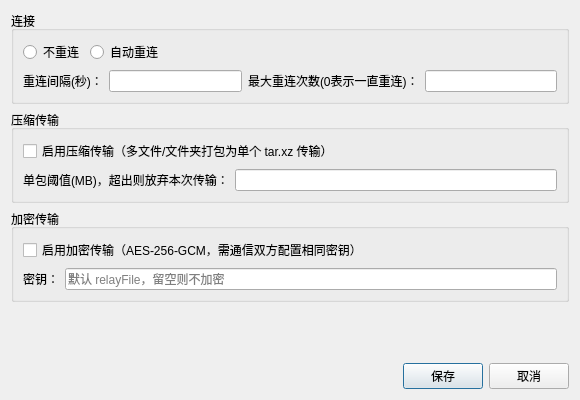
<?xml version="1.0" encoding="UTF-8"?>
<ui version="4.0">
 <class>Setting</class>
 <widget class="QDialog" name="Setting">
  <property name="geometry">
   <rect>
    <x>0</x>
    <y>0</y>
    <width>580</width>
    <height>400</height>
   </rect>
  </property>
  <property name="windowTitle">
   <string>Dialog</string>
  </property>
  <layout class="QVBoxLayout" name="verticalLayout_2">
   <item>
    <widget class="QGroupBox" name="groupBox">
     <property name="title">
      <string>连接</string>
     </property>
     <layout class="QVBoxLayout" name="verticalLayout">
      <item>
       <layout class="QHBoxLayout" name="horizontalLayout">
        <item>
         <widget class="QRadioButton" name="rbNoRecon">
          <property name="text">
           <string>不重连</string>
          </property>
         </widget>
        </item>
        <item>
         <widget class="QRadioButton" name="rbRecon">
          <property name="text">
           <string>自动重连</string>
          </property>
         </widget>
        </item>
        <item>
         <spacer name="horizontalSpacer">
          <property name="orientation">
           <enum>Qt::Orientation::Horizontal</enum>
          </property>
          <property name="sizeHint" stdset="0">
           <size>
            <width>40</width>
            <height>20</height>
           </size>
          </property>
         </spacer>
        </item>
       </layout>
      </item>
      <item>
       <layout class="QHBoxLayout" name="horizontalLayout_2">
        <item>
         <widget class="QLabel" name="label">
          <property name="text">
           <string>重连间隔(秒)：</string>
          </property>
         </widget>
        </item>
        <item>
         <widget class="QLineEdit" name="edReconInterval"/>
        </item>
        <item>
         <widget class="QLabel" name="label_2">
          <property name="text">
           <string>最大重连次数(0表示一直重连)：</string>
          </property>
         </widget>
        </item>
        <item>
         <widget class="QLineEdit" name="edMaxRetry"/>
        </item>
       </layout>
      </item>
     </layout>
    </widget>
   </item>
   <item>
    <widget class="QGroupBox" name="gbCompress">
     <property name="title">
      <string>压缩传输</string>
     </property>
     <layout class="QVBoxLayout" name="verticalLayout_3">
      <item>
       <widget class="QCheckBox" name="cbCompress">
        <property name="text">
         <string>启用压缩传输（多文件/文件夹打包为单个 tar.xz 传输）</string>
        </property>
       </widget>
      </item>
      <item>
       <layout class="QHBoxLayout" name="horizontalLayout_4">
        <item>
         <widget class="QLabel" name="lbThreshold">
          <property name="text">
           <string>单包阈值(MB)，超出则放弃本次传输：</string>
          </property>
         </widget>
        </item>
        <item>
         <widget class="QLineEdit" name="edThreshold"/>
        </item>
       </layout>
      </item>
     </layout>
    </widget>
   </item>
   <item>
    <widget class="QGroupBox" name="gbEncrypt">
     <property name="title">
      <string>加密传输</string>
     </property>
     <layout class="QVBoxLayout" name="verticalLayout_4">
      <item>
       <widget class="QCheckBox" name="cbEncrypt">
        <property name="text">
         <string>启用加密传输（AES-256-GCM，需通信双方配置相同密钥）</string>
        </property>
       </widget>
      </item>
      <item>
       <layout class="QHBoxLayout" name="horizontalLayout_5">
        <item>
         <widget class="QLabel" name="lbEncryptKey">
          <property name="text">
           <string>密钥：</string>
          </property>
         </widget>
        </item>
        <item>
         <widget class="QLineEdit" name="edEncryptKey">
          <property name="echoMode">
           <enum>QLineEdit::Password</enum>
          </property>
          <property name="placeholderText">
          <string>默认 relayFile，留空则不加密</string>
         </property>
         </widget>
        </item>
       </layout>
      </item>
     </layout>
    </widget>
   </item>
   <item>
    <spacer name="verticalSpacer">
     <property name="orientation">
      <enum>Qt::Orientation::Vertical</enum>
     </property>
     <property name="sizeHint" stdset="0">
      <size>
       <width>20</width>
       <height>136</height>
      </size>
     </property>
    </spacer>
   </item>
   <item>
    <layout class="QHBoxLayout" name="horizontalLayout_3">
     <item>
      <spacer name="horizontalSpacer_2">
       <property name="orientation">
        <enum>Qt::Orientation::Horizontal</enum>
       </property>
       <property name="sizeHint" stdset="0">
        <size>
         <width>40</width>
         <height>20</height>
        </size>
       </property>
      </spacer>
     </item>
     <item>
      <widget class="QPushButton" name="btnSave">
       <property name="text">
        <string>保存</string>
       </property>
      </widget>
     </item>
     <item>
      <widget class="QPushButton" name="btnExit">
       <property name="text">
        <string>取消</string>
       </property>
      </widget>
     </item>
    </layout>
   </item>
  </layout>
 </widget>
 <resources/>
 <connections/>
</ui>
